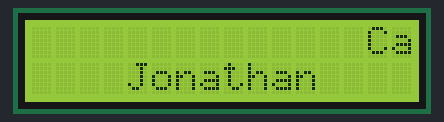
Simulated run of this sketch. Board: Arduino Uno, built with avr-gcc and run on an emulated ATmega328P. On the bench: 16×2 character LCD.

Above: at 0.6 s.
At 5.4 s:
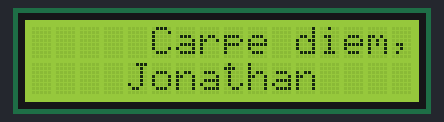
At 10.1 s:
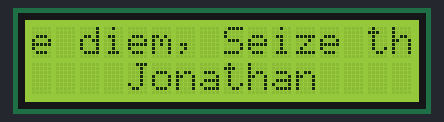
At 20.0 s:
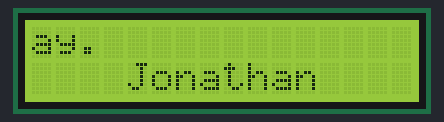
At 29.4 s:
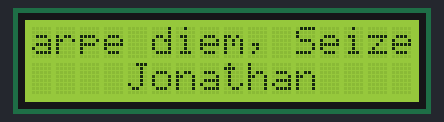
At 39.4 s:
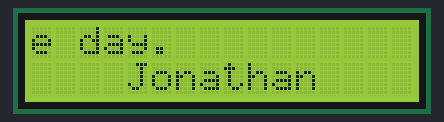

The sketch:

jkang87Lab3.ino
```cpp
//Name: Jonathan Kang
//UIN: 677480333
//NetID: jkang87
//Lab 3, Liquid Crystal Display

// 9/26/24 ~1:27PM
// TA Mina

//Description:
//This lab is to learn how to wire and use a Liquid Crystal Display.
//For me specifically, I have the I2C LCD, so I installed
//The LiquidCrystal I2C library for it to work.
//First row of screen shows my quote, moves left
//Second row of screen shows my name, doesn't move, uses sprintf

//Assumption:
//wiring would be easy, as only an i2d lcd and a 220 resistor would be needed
//coding would be trivial, only sprintf is the thing that must be learnt

//References used:
//https://lastminuteengineers.com/i2c-lcd-arduino-tutorial/ used for the LiquidCrystal I2C version
//https://www.programmingelectronics.com/sprintf-arduino/ sprintf
//https://docs.arduino.cc/learn/electronics/lcd-displays/ hello world example and scrolling
//https://docs.sunfounder.com/projects/ultimate-sensor-kit/en/latest/components_basic/21-component_i2c_lcd1602.html found out LCD address (0x27)
//https://www.arduino.cc/reference/en/libraries/liquidcrystal/ functions and library
#include <LiquidCrystal_I2C.h> //use the library

LiquidCrystal_I2C lcd(0x27,16,2); //sets up the lcd

//prints part of the quote string for the lcd as it moves in void loop
int first = 0;
int last = 16;

//This whole char process is just so that sprintf is used.
//buffer goes to the second row, unmoving.
char buffer[9];
char name[] = "Jona";
char name2[] = "than";

//for millis
unsigned long startTime;
unsigned long currentTime;
const unsigned long delayTime = 500;

//the quote, along with a lot of space so it's not as crowded and doesn't cut
String quote = "               Carpe diem, Seize the day.              ";

//sets up the lcd screen, makes sure that it correctly starts up
void setup() {
  lcd.init();
  lcd.clear();
  lcd.backlight();
  startTime = millis();
}

void loop() {
  currentTime = millis();
  //wait 500 milliseconds to loop all over again
  if(currentTime - startTime >= delayTime){
    //prints second row using sprintf
    lcd.setCursor(4, 1); //2nd row, around the middle
    sprintf(buffer, "%s%s", name, name2); //for the assignment, sprintf is used, combines name and name2
    lcd.print(buffer);

    //brings cursor to first row, beginning
    lcd.setCursor(0,0);
    //when first++ and last++, it prints out quote as if it's moving to the left
    first++;
    last++;
    //if last goes beyond quote, revert both first and last to original position
    //this imitates an infinite cycle with the same string
    if(last > quote.length()){
      first = 0;
      last = 16;
    }
    //print the part of quote from first to last
    lcd.print(quote.substring(first, last));

    startTime = millis();
  }
}
```

Measured:
- what the display in image 0 shows lasts 0.5 s, from 0.6 s to 1.1 s
